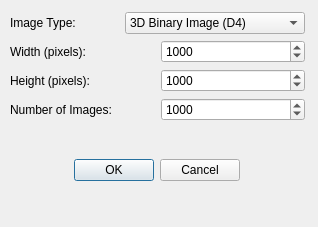
<?xml version="1.0" encoding="UTF-8"?>
<ui version="4.0">
 <class>DialogImport</class>
 <widget class="QDialog" name="DialogImport">
  <property name="geometry">
   <rect>
    <x>0</x>
    <y>0</y>
    <width>318</width>
    <height>227</height>
   </rect>
  </property>
  <property name="minimumSize">
   <size>
    <width>291</width>
    <height>160</height>
   </size>
  </property>
  <property name="maximumSize">
   <size>
    <width>400</width>
    <height>250</height>
   </size>
  </property>
  <property name="windowTitle">
   <string>Import RAW Image</string>
  </property>
  <property name="windowIcon">
   <iconset resource="application.qrc">
    <normaloff>:/images/logo.png</normaloff>:/images/logo.png</iconset>
  </property>
  <widget class="QWidget" name="layoutWidget">
   <property name="geometry">
    <rect>
     <x>10</x>
     <y>12</y>
     <width>295</width>
     <height>201</height>
    </rect>
   </property>
   <layout class="QVBoxLayout" name="verticalLayout">
    <item>
     <layout class="QHBoxLayout" name="horizontalLayout">
      <item>
       <widget class="QLabel" name="label">
        <property name="text">
         <string>Image Type:</string>
        </property>
       </widget>
      </item>
      <item>
       <widget class="QComboBox" name="comboBoxImageType">
        <item>
         <property name="text">
          <string>3D Binary Image (D4)</string>
         </property>
        </item>
        <item>
         <property name="text">
          <string>3D Gray Scale Image (D5)</string>
         </property>
        </item>
        <item>
         <property name="text">
          <string>3D Color (RGB) Image (D6)</string>
         </property>
        </item>
       </widget>
      </item>
     </layout>
    </item>
    <item>
     <layout class="QHBoxLayout" name="horizontalLayout_3">
      <item>
       <widget class="QLabel" name="label_2">
        <property name="text">
         <string>Width (pixels):</string>
        </property>
       </widget>
      </item>
      <item>
       <widget class="QSpinBox" name="spinBoxWidth">
        <property name="minimum">
         <number>1</number>
        </property>
        <property name="maximum">
         <number>2000</number>
        </property>
        <property name="value">
         <number>1000</number>
        </property>
       </widget>
      </item>
     </layout>
    </item>
    <item>
     <layout class="QHBoxLayout" name="horizontalLayout_4">
      <item>
       <widget class="QLabel" name="label_3">
        <property name="text">
         <string>Height (pixels):</string>
        </property>
       </widget>
      </item>
      <item>
       <widget class="QSpinBox" name="spinBoxHeight">
        <property name="minimum">
         <number>1</number>
        </property>
        <property name="maximum">
         <number>2000</number>
        </property>
        <property name="value">
         <number>1000</number>
        </property>
       </widget>
      </item>
     </layout>
    </item>
    <item>
     <layout class="QHBoxLayout" name="horizontalLayout_2">
      <item>
       <widget class="QLabel" name="label_4">
        <property name="layoutDirection">
         <enum>Qt::RightToLeft</enum>
        </property>
        <property name="text">
         <string>Number of Images:</string>
        </property>
       </widget>
      </item>
      <item>
       <widget class="QSpinBox" name="spinBoxNOI">
        <property name="minimum">
         <number>1</number>
        </property>
        <property name="maximum">
         <number>2000</number>
        </property>
        <property name="value">
         <number>1000</number>
        </property>
       </widget>
      </item>
     </layout>
    </item>
    <item alignment="Qt::AlignHCenter|Qt::AlignVCenter">
     <widget class="QDialogButtonBox" name="buttonBox">
      <property name="orientation">
       <enum>Qt::Horizontal</enum>
      </property>
      <property name="standardButtons">
       <set>QDialogButtonBox::Cancel|QDialogButtonBox::Ok</set>
      </property>
     </widget>
    </item>
   </layout>
  </widget>
 </widget>
 <tabstops>
  <tabstop>buttonBox</tabstop>
 </tabstops>
 <resources>
  <include location="application.qrc"/>
 </resources>
 <connections>
  <connection>
   <sender>buttonBox</sender>
   <signal>rejected()</signal>
   <receiver>DialogImport</receiver>
   <slot>reject()</slot>
   <hints>
    <hint type="sourcelabel">
     <x>156</x>
     <y>194</y>
    </hint>
    <hint type="destinationlabel">
     <x>158</x>
     <y>113</y>
    </hint>
   </hints>
  </connection>
 </connections>
</ui>
